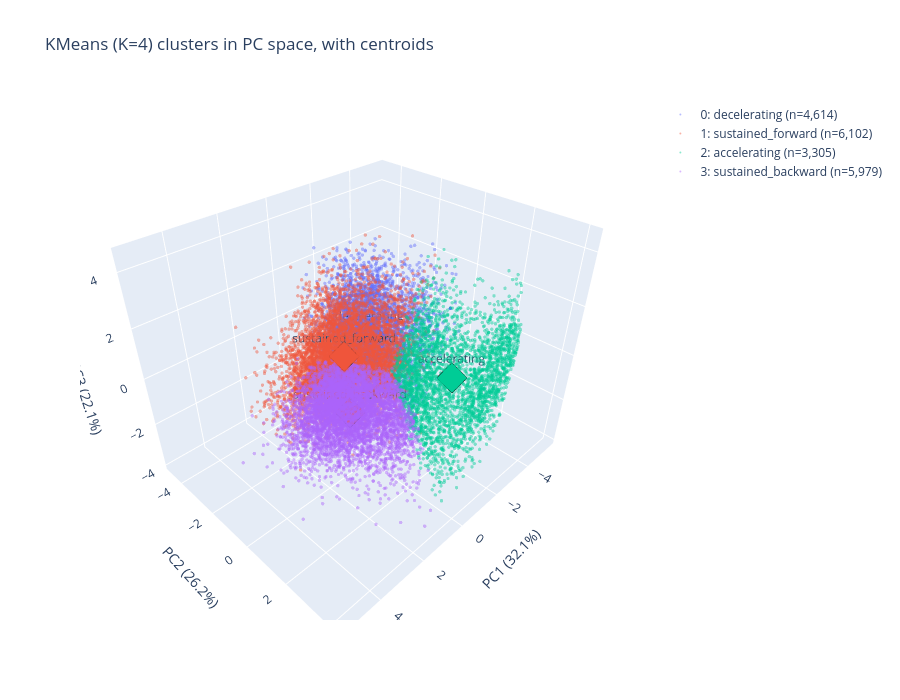

Notebook code cell kept with this figure:
### Code cell
# Sanity check: project the KMeans centroids into the PC space and
# overlay them on the (sampled) PC1/PC2/PC3 scatter, colored by cluster.
import plotly.graph_objects as go
import plotly.colors as pc

K = km_final.n_clusters
centroids_pc = pca.transform(km_final.cluster_centers_)  # (K, 3) in PC space

# Reuse the same sampled indices logic as the PCA cell, but color by cluster.
labels_full = km_final.labels_
sample_n = min(20000, len(Z))
rng = np.random.default_rng(0)
sel = rng.choice(len(Z), size=sample_n, replace=False)

# Pull a qualitative palette and cycle if K exceeds its length.
base_palette = pc.qualitative.Plotly
palette = {k: base_palette[k % len(base_palette)] for k in range(K)}
# Use names if available, else fall back to the integer label.
names = {k: (CLUSTER_NAMES.get(k, f'cluster {k}')
             if 'CLUSTER_NAMES' in globals() else f'cluster {k}')
         for k in range(K)}

fig = go.Figure()
for k in range(K):
    mask = labels_full[sel] == k
    fig.add_trace(go.Scatter3d(
        x=Z[sel][mask, 0], y=Z[sel][mask, 1], z=Z[sel][mask, 2],
        mode='markers',
        marker=dict(size=2, color=palette[k], opacity=0.45),
        name=f'{k}: {names[k]} (n={mask.sum():,})',
    ))

fig.add_trace(go.Scatter3d(
    x=centroids_pc[:, 0], y=centroids_pc[:, 1], z=centroids_pc[:, 2],
    mode='markers+text',
    marker=dict(size=10, color=[palette[k] for k in range(K)],
                line=dict(color='black', width=2), symbol='diamond'),
    text=[names[k] for k in range(K)],
    textposition='top center',
    name='centroids',
    showlegend=False,
))

ev = pca.explained_variance_ratio_
fig.update_layout(
    height=700, width=900,
    title=f'KMeans (K={K}) clusters in PC space, with centroids',
    scene=dict(
        xaxis_title=f'PC1 ({ev[0]:.1%})',
        yaxis_title=f'PC2 ({ev[1]:.1%})',
        zaxis_title=f'PC3 ({ev[2]:.1%})',
    ),
)
fig.show()

### Figure 1 — Plotly figure (JSON) as saved in the notebook; plotly's stock layout.template omitted (floating-point values rounded to 4 significant figures; data arrays with more than 128 entries replaced by an {"elided": "..."} marker saying what was removed)
{"data": [{"marker": {"color": "#636EFA", "opacity": 0.45, "size": 2}, "mode": "markers", "name": "0: decelerating (n=4,614)", "type": "scatter3d", "x": {"elided": "4614 float values"}, "y": {"elided": "4614 float values"}, "z": {"elided": "4614 float values"}}, {"marker": {"color": "#EF553B", "opacity": 0.45, "size": 2}, "mode": "markers", "name": "1: sustained_forward (n=6,102)", "type": "scatter3d", "x": {"elided": "6102 float values"}, "y": {"elided": "6102 float values"}, "z": {"elided": "6102 float values"}}, {"marker": {"color": "#00CC96", "opacity": 0.45, "size": 2}, "mode": "markers", "name": "2: accelerating (n=3,305)", "type": "scatter3d", "x": {"elided": "3305 float values"}, "y": {"elided": "3305 float values"}, "z": {"elided": "3305 float values"}}, {"marker": {"color": "#AB63FA", "opacity": 0.45, "size": 2}, "mode": "markers", "name": "3: sustained_backward (n=5,979)", "type": "scatter3d", "x": {"elided": "5979 float values"}, "y": {"elided": "5979 float values"}, "z": {"elided": "5979 float values"}}, {"marker": {"color": ["#636EFA", "#EF553B", "#00CC96", "#AB63FA"], "line": {"color": "black", "width": 2}, "size": 10, "symbol": "diamond"}, "mode": "markers+text", "name": "centroids", "showlegend": false, "text": ["decelerating", "sustained_forward", "accelerating", "sustained_backward"], "textposition": "top center", "type": "scatter3d", "x": [-1.587, 1.13, -1.633, 0.961], "y": [-1.566, -0.04646, 2.264, 0.006544], "z": [0.03748, 1.163, 0.06794, -1.249]}], "layout": {"height": 700, "scene": {"xaxis": {"title": {"text": "PC1 (32.1%)"}}, "yaxis": {"title": {"text": "PC2 (26.2%)"}}, "zaxis": {"title": {"text": "PC3 (22.1%)"}}}, "title": {"text": "KMeans (K=4) clusters in PC space, with centroids"}, "width": 900}}
